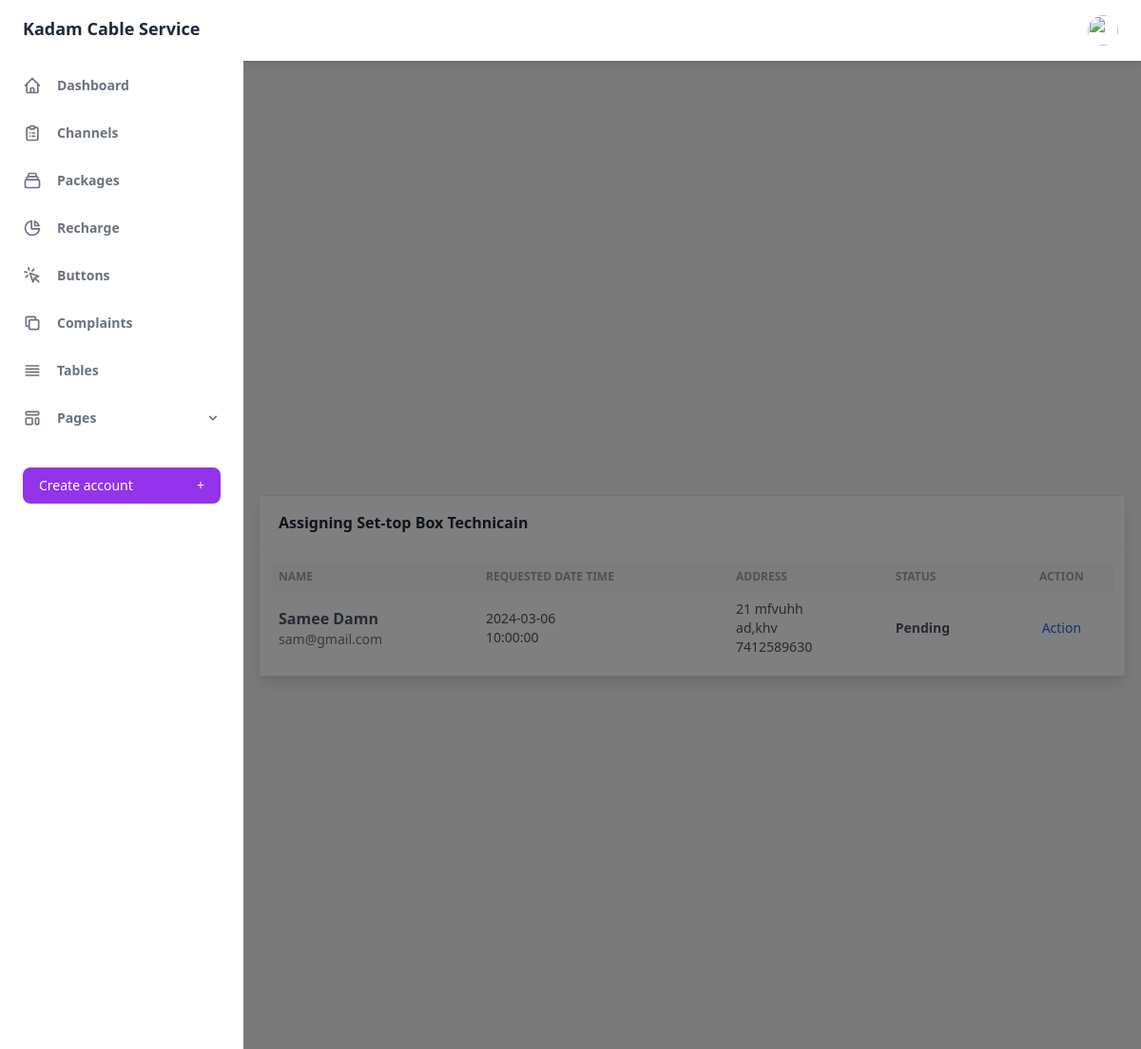
/Main/Employee/assign_stb_box.php (signed in), run on the app's committed database.
### tables this page shows
CREATE TABLE `installs` (
  `installs_id` int(11) NOT NULL,
  `installs_req_date` date DEFAULT NULL,
  `installs_req_time` time DEFAULT NULL,
  `installs_date` date DEFAULT NULL,
  `installs_status` varchar(25) DEFAULT NULL,
  `stb_number` varchar(25) DEFAULT NULL,
  `emp_email` varchar(100) DEFAULT NULL,
  `cust_email` varchar(100) DEFAULT NULL
);

CREATE TABLE `customer` (
  `cust_email` varchar(100) NOT NULL,
  `cust_password` varchar(50) NOT NULL,
  `cust_fname` varchar(50) NOT NULL,
  `cust_mname` varchar(50) NOT NULL,
  `cust_lname` varchar(50) NOT NULL,
  `cust_flat` varchar(50) NOT NULL,
  `cust_building` varchar(50) NOT NULL,
  `cust_street` varchar(50) NOT NULL,
  `cust_pincode` varchar(50) NOT NULL,
  `cust_phone` varchar(10) NOT NULL
);

### Main/Employee/assign_stb_box.php (the view, shortened to what this page needs)
<?php
include("../../config/connect.php");
?>
<!DOCTYPE html>
<html :class="{ 'theme-dark': dark }" x-data="data()" lang="en">
  <head>
    <link rel="stylesheet" href="https://unpkg.com/tailwindcss@2.2.19/dist/tailwind.min.css"/>
    <script src="https://cdn.tailwindcss.com"></script>
    <link href="https://cdnjs.cloudflare.com/ajax/libs/flowbite/2.2.0/flowbite.min.css" rel="stylesheet" />
    <link rel="stylesheet" type="text/css" href="https://cdn.jsdelivr.net/npm/toastify-js/src/toastify.min.css">
  </head>
  <body>
    <div
      class="flex h-screen bg-gray-50 dark:bg-gray-900"
      :class="{ 'overflow-hidden': isSideMenuOpen}"
    >
   <?php include("./layout/emp_nav.php"); ?>
      <div class="flex flex-col flex-1">
      <?php include("./layout/emp_header.php"); ?>
        <main class="h-full  overflow-auto">
          <div class="container px-0 mx-auto grid pb-3">
          <section class="antialiased bg-gray-100 text-gray-600 h-screen px-4 overflow-hidden">
                    <div class="flex flex-col justify-center h-full">
                        <div class="w-full  mx-auto bg-white shadow-lg rounded-sm border border-gray-200">
                            <header class="px-5 py-4 border-b border-gray-100">
                                <h2 class="font-semibold text-gray-800">Assigning Set-top Box Technicain</h2>
                            </header>
                            <div class="p-3">
                                <div class="overflow-x-auto">
                                    <table class="table-auto w-full">
                                        <thead class="text-xs font-semibold uppercase text-gray-400 bg-gray-50">
                                            <tr>
                                                <th class="p-2 whitespace-nowrap">
                                                    <div class="font-semibold text-left">Name</div>
                                                </th>
                                                <th class="p-2 whitespace-nowrap">
                                                    <div class="font-semibold text-left">Requested Date Time</div>
                                                </th>
                                                <th class="p-2 whitespace-nowrap">
                                                    <div class="font-semibold text-left">Address</div>
                                                </th>
                                                <th class="p-2 whitespace-nowrap">
                                                    <div class="font-semibold text-left">Status</div>
                                                </th>
                                                <th class="p-2 whitespace-nowrap">
                                                    <div class="font-semibold text-center">Action</div>
                                                </th>
                                            </tr>
                                        </thead>
                                        <tbody class="text-sm divide-y divide-gray-100">
                                        <?php
                                        $get_complaints_query = "SELECT * FROM `installs`,`customer` WHERE `customer`.`cust_email` = `installs`.`cust_email`";
                                        $result_of_complaint = mysqli_query($con,$get_complaints_query);
                                        if(mysqli_num_rows($result_of_complaint)>0)
                                        {
                                            while($row = mysqli_fetch_assoc($result_of_complaint))
                                            {
                                                ?>
                                            <tr>
                                                <td class="p-2 whitespace-nowrap">
                                                    <div class="">
                                                        <div class="text-base font-semibold"><?php echo $row["cust_fname"] ?> <?php echo $row["cust_lname"] ?></div>
                                                        <div class="font-normal text-gray-500"><?php echo $row["cust_email"] ?></div>
                                                    </div>
                                                </td>
                                                <td class="p-2 whitespace-nowrap">
                                                    <div class="text-left"> <?php echo $row["installs_req_date"] ?></div>
                                                    <div class="text-left"> <?php echo $row["installs_req_time"] ?></div>
                                                </td>
                                                <td class="p-2 whitespace-nowrap">
                                                    <div class="text-left"> <?php echo $row["cust_flat"] ?> <?php echo $row["cust_building"] ?> </div>
                                                    <div class="text-left"> <?php echo $row["cust_street"] ?></div>
                                                    <div class="text-left"> <?php echo $row["cust_phone"] ?></div>
                                                </td>
                                                <td class="p-2 whitespace-nowrap">
                                                    <div class="text-left font-medium "><b><?php echo $row["installs_status"] ?></b> </div>
                                                </td>
                                                <td class="p-2 whitespace-nowrap">
                                                    <div class="text-center">
                                                        <a href="#" type="button" onclick='OpenModal(<?php echo $row["installs_id"] ?>)' data-modal-target="editUserModal" data-modal-toggle="editUserModal" class="openModel font-medium text-blue-600 dark:text-blue-500 hover:underline">
                                                        Action
                                                        </a>
                                                    </div>
                                                </td>
                                            </tr>
                                            <?php
                                            }
                                        }
                                            ?>
                                        </tbody>
                                    </table>
                                </div>
                            </div>
                        </div>
                    </div>
                </section>
</div>
        </main>
      </div>
    </div>
  </body>
</html>

### data on the page
installs: cust_email.cust_fname "Samee", cust_email.cust_lname "Damn", cust_email.cust_email "sam@gmail.com", installs_req_date "2024-03-06", installs_req_time "10:00:00", cust_email.cust_flat "21", cust_email.cust_building "mfvuhh", cust_email.cust_street "ad,khv", cust_email.cust_phone "7412589630", installs_status "Pending"
